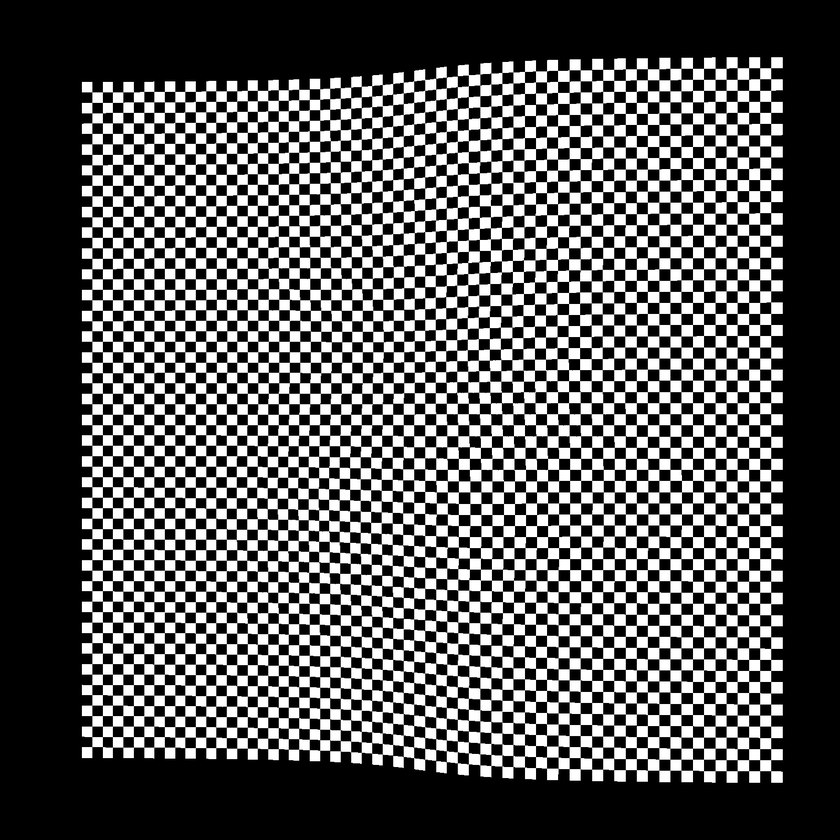
#> input picture TP_photogrammétrie_construction_Modèle_Numerique_Terrain/Codes/img2.png, 840 x 840 px, shrunk from 1600 x 1600 before the run
$ python traitementImg.py
#> lines starting #> are read from the running program, lines starting #| are printed output that depends on the picture
### TP_photogrammétrie_construction_Modèle_Numerique_Terrain/Codes/image.py

def blur(img):
    imgBL = moyY(moyX(img))
    nbSmooth = 5
    for i in range(nbSmooth):
        imgBL = moyY(moyX(imgBL))

    return imgBL


def derivX(img):
    NrI = len(img[:,0,0])
    imgBdxL = img*0.0

    imgBdx = img[:,2:NrI,:] - img[:,0:(NrI-2),:]
    imgBdxL[:,1:(NrI-1),:] = imgBdx


    return imgBdxL

def derivY(img):
    NrI = len(img[:,0,0])
    imgBdyL = img*0.0

    imgBdy = img[2:NrI,:,:] - img[0:(NrI-2),:,:]
    imgBdyL[1:(NrI-1),:,:] = imgBdy

    return imgBdyL

def moyX(img):
    NrI = len(img[:,0,0])
    imgBmxL = img*0.0

    imgBmx = img[:,2:NrI,:] + img[:,1:(NrI-1),:]*2 + img[:,0:(NrI-2),:]
    imgBmxL[:,1:(NrI-1),:] = imgBmx

    return imgBmxL

def moyY(img):
    NrI = len(img[:,0,0])
    imgBmyL = img*0.0

    imgBmy = img[2:NrI,:,:] + img[1:(NrI-1),:,:]*2 + img[0:(NrI-2),:,:]
    imgBmyL[1:(NrI-1),:,:] = imgBmy


    return imgBmyL


# [18 lines left out: functions moyFX, moyFY, not called in this run]


### TP_photogrammétrie_construction_Modèle_Numerique_Terrain/Codes/traitementImg.py
#!/usr/bin/python3
#-*- coding: utf-8 -*-

import numpy as np
import matplotlib.image as mpimg
from scipy import spatial
from operator import itemgetter
import os
import image as imag
import time


os.chdir('/home/bauc/Vidéos/CodesTP1/Codes')
def addToList(maList,maListN,ele):
    tol = 10 # 10 pixel

    if (len(maList) > 0):
        tree = spatial.KDTree(maList)
        [dist,ind] = tree.query(ele)

        if dist < tol:
            Nn = maListN[ind]
            res = (maList[ind]*(Nn)*1.0 + ele) / (Nn+1)
            maList[ind] = res
            maListN[ind] = Nn+1
        else:
            maList.append(ele)
            maListN.append(1.0)
    else:
        maList.append(ele)
        maListN.append(1.0)

start = time.time()
print("Debut programme")
####################################################
## Lecture du fichier image
img = mpimg.imread("img2.png")
#> img is the input picture: shape (840, 840, 4) float32; mean R, G, B, A 0.348, 0.348, 0.348, 1
img = img*255
img = img.astype(float)
img = img[:,:,0:3]
#> img: shape (840, 840, 3) float64

imgB = img[:,:,:]*1.0
####################################################

####################################################
## Traitement image (detecteur de Harris)
imgBdxL = imag.moyY(imag.derivX(imgB))
#> in derivX, `NrI = len(img[:,0,0])`: NrI = 840
#> in derivX, `imgBdxL = img*0.0`: imgBdxL: shape (840, 840, 3) float64; every value is 0
#> in derivX, `imgBdxL[:,1:(NrI-1),:] = imgBdx`:
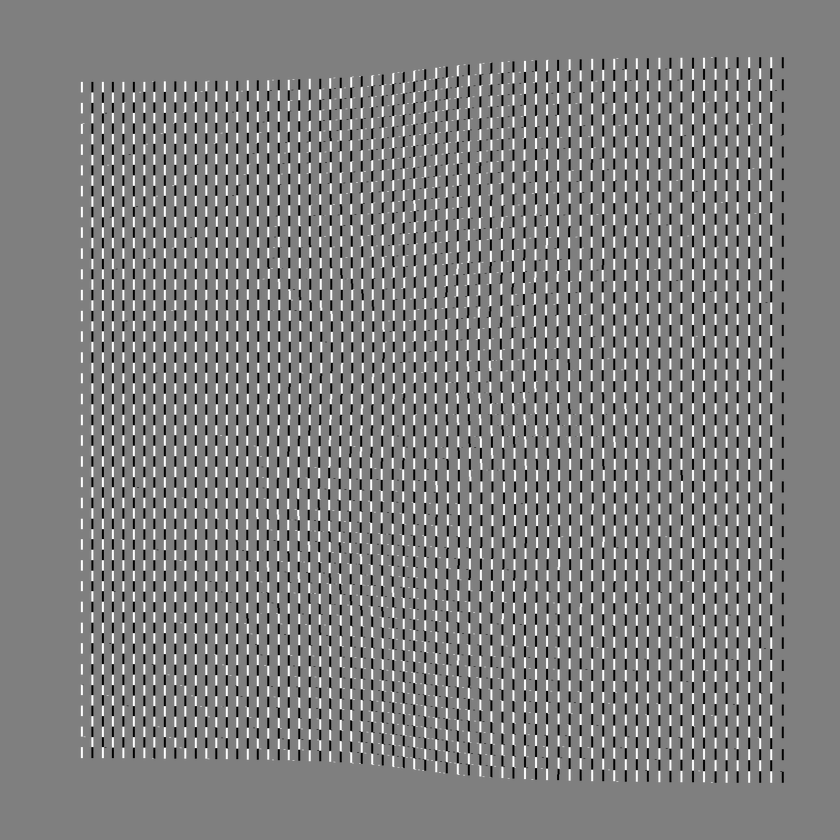
#> imgBdxL: shape (840, 840, 3) float64; min -255, max 255, mean 0; drawn with min black and max white
#> in moyY, `imgBmyL = img*0.0`: imgBmyL: shape (840, 840, 3) float64; every value is 0
Ix2 = imgBdxL * imgBdxL

imgBdyL = imag.moyX(imag.derivY(imgB))
#> in derivY, `imgBdyL[1:(NrI-1),:,:] = imgBdy`:
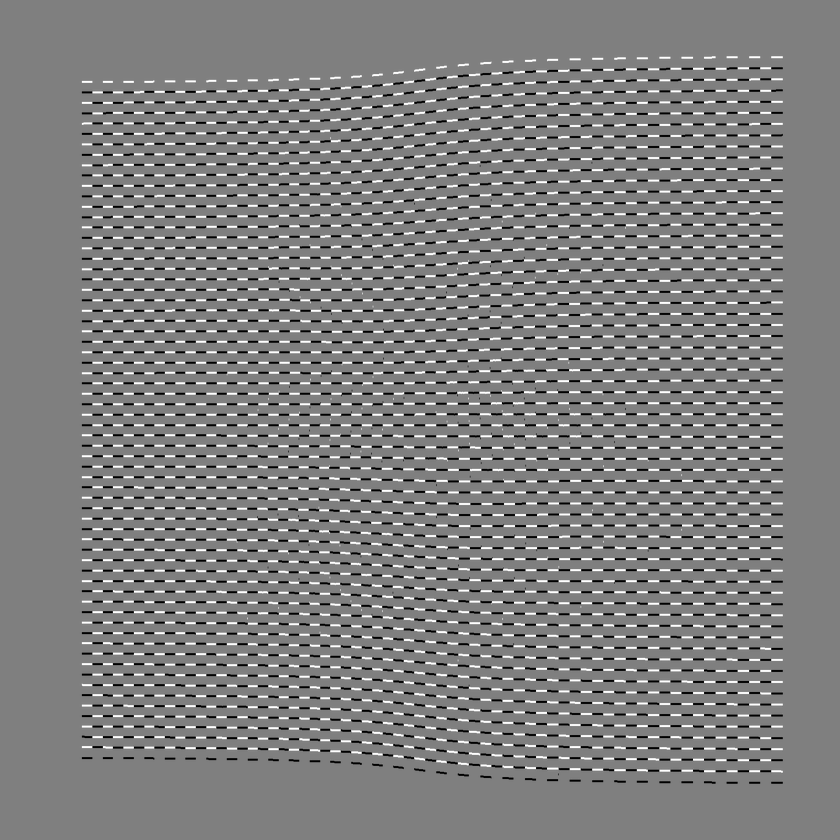
#> imgBdyL: shape (840, 840, 3) float64; min -255, max 255, mean 0; drawn with min black and max white
#> in moyX, `imgBmxL = img*0.0`: imgBmxL: shape (840, 840, 3) float64; every value is 0
Iy2 = imgBdyL * imgBdyL

Ixy = imgBdxL * imgBdyL


Ix2BL = imag.blur(Ix2)
#> the loop in blur, `for i in range(nbSmooth):` made 5 passes
#> pass 1, in moyX (call 3), `imgBmx = img[:,2:NrI,:] + img[:,1:(NrI-1),:]*2 + img[:,0:(NrI-2),:]`:
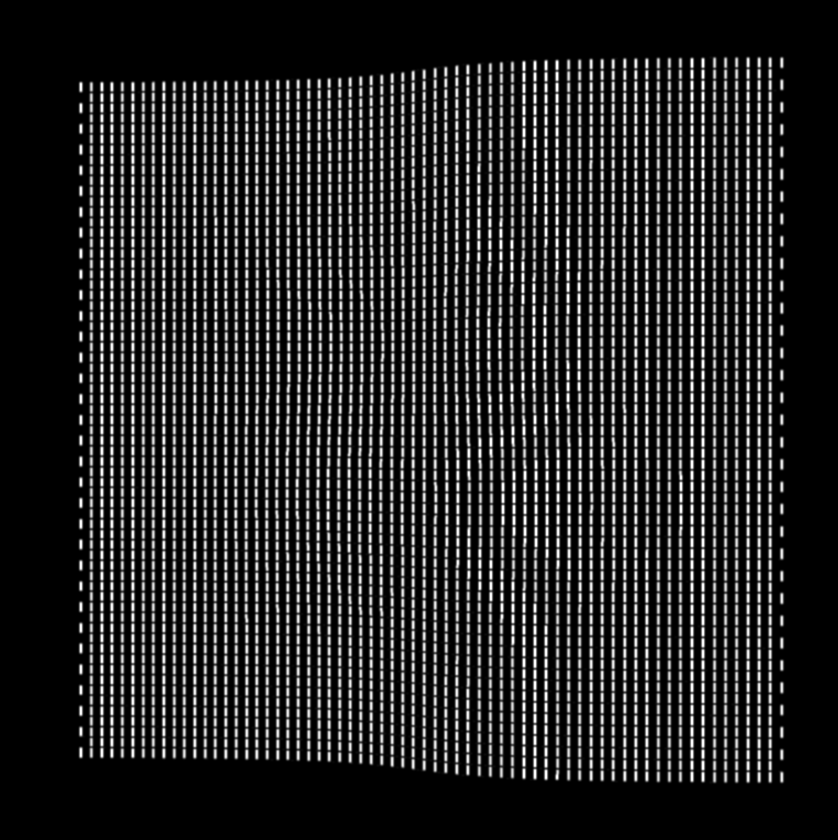
#> imgBmx: shape (840, 838, 3) float64; min 0, max 38197604, mean 5806084.2; drawn with min black and max white
Iy2BL = imag.blur(Iy2)
#> in moyY (call 8), `imgBmyL[1:(NrI-1),:,:] = imgBmy`:
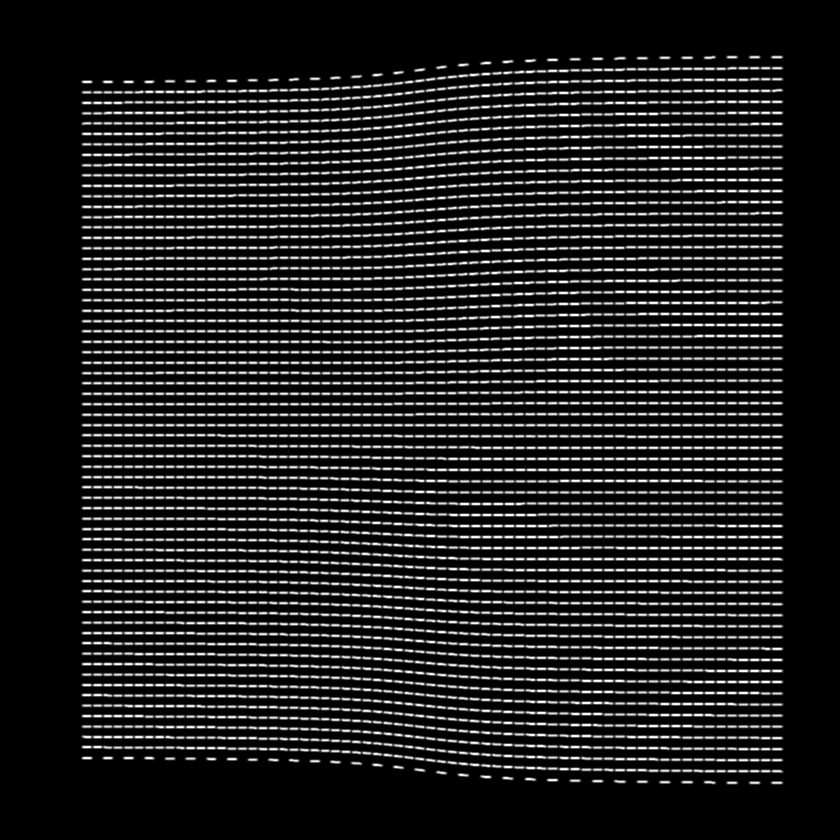
#> imgBmyL: shape (840, 840, 3) float64; min 0, max 11594540, mean 1451485.4; drawn with min black and max white
#> after the loop in blur (call 2), `for i in range(nbSmooth):`:
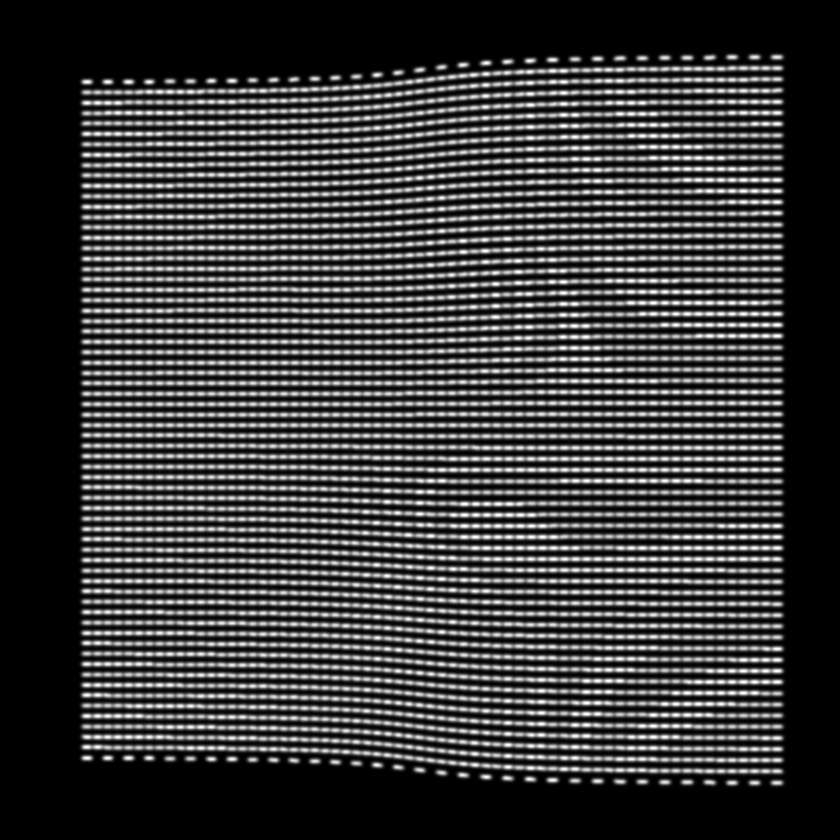
#> imgBL: shape (840, 840, 3) float64; min 0, max 6.59e+12, mean 1.52e+12; drawn with min black and max white
IxyBL = imag.blur(Ixy)
#> in moyX (call 14), `imgBmxL = img*0.0`: imgBmxL: shape (840, 840, 3) float64; every value is 0
#> in moyY (call 14), `imgBmyL = img*0.0`: imgBmyL: shape (840, 840, 3) float64; every value is 0


imgHH = Ix2BL*Iy2BL - IxyBL*IxyBL - 0.0*(Ix2BL+Iy2BL)*(Ix2BL+Iy2BL)
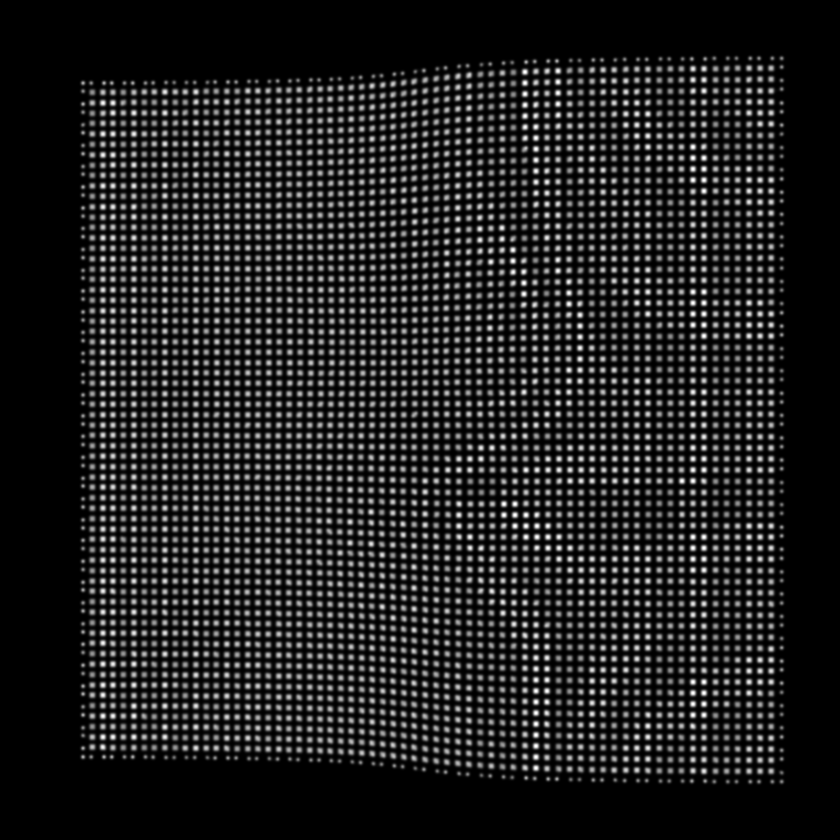
#> imgHH: shape (840, 840, 3) float64; min 0, max 1.91e+25, mean 2.49e+24; drawn with min black and max white

maxHH = np.max(imgHH[:,:,0])
#> maxHH = 1.91e+25
minHH = np.min(imgHH[:,:,0])
#> minHH = 0
imgHH = ((imgHH+minHH)/(maxHH-minHH))*255

listCorner = []

listPtsPixBl = []
imgHHnew = imgHH*0.0
for i,ll in enumerate(imgHH):
    for j,cc in enumerate(ll):
        valll = 120
        if ( (cc[0] < valll) or (imgHH[i-1,j,0] < valll) or (imgHH[i+1,j,0] < valll) or (imgHH[i,j-1,0] < valll) or (imgHH[i,j+1,0] < valll) or (imgHH[i-1,j-1,0] < valll) or (imgHH[i+1,j-1,0] < valll) or (imgHH[i-1,j+1,0] < valll) or (imgHH[i+1,j+1,0] < valll) ):
            imgHHnew[i,j,:] = [0,0,0]
        else:
            listPtsPixBl.append(np.array([i*1.0,j*1.0]))
            imgHHnew[i,j,:] = [255,255,255]
#> after the loop, listPtsPixBl = 12490 pairs, first value 67 to 771, second value 91 to 771

imgHH = imgHHnew*1.0

## Ecriture image obtenu avec detecteur de Harris :
mpimg.imsave("img2Corner.png", imgHH.astype(np.uint8))
print("Fin detecteur Harris")
####################################################


####################################################
## Conversion points en coordonnees
listPtsPix = []
listPtsPixN = []
print("Groupe Pix Bl debut",len(listPtsPixBl))
#| Groupe Pix Bl debut 12490

si = len(listPtsPixBl)
#> si = 12490
for j,e in enumerate(listPtsPixBl):
    if (j%100 == 0):
        print(j," / ",si)
        #print len(listPtsPix)
    addToList(listPtsPix,listPtsPixN,e)
#> this loop made 12490 passes
#> (dist in addToList, ind in addToList, Nn in addToList, res in addToList) on passes 3, 5, 7: (1, 1, 1, [67, 748.5]), (1, 2, 1, [67, 759.5]), (1, 3, 1, [67, 770.5])
#| 0  /  12490
#| 100  /  12490
#| 200  /  12490
#| 300  /  12490
#| 400  /  12490
#| 500  /  12490
#| 600  /  12490
#| 700  /  12490
#> (further printed lines are left out)
print("Groupe Pix Bl fin")

print("Len listPtsPix",len(listPtsPix))
#| Len listPtsPix 3332


# Conversion des pixel en coordonnees :
NrI = len(imgHH[:,0,0])
#> NrI = 840
listPts = []
scale = 20.0
for e in listPtsPix:
    px = e
    x = px[1]/(NrI*scale) - 0.5 / (scale)
    y = px[0]/(NrI*scale) - 0.5 / (scale)

    listPts.append(np.array([x,y]))
#> this loop made 3332 passes
#> (px, x, y) on passes 1 to 3: ([67.5, 737], 0.0189, -0.021), ([67.5, 748.5], 0.0196, -0.021), ([67.5, 759.5], 0.0202, -0.021)
#> after the loop, listPts = 3332 pairs, first value -0.0196 to 0.0209, second value -0.021 to 0.0209


print(len(listPts))
#| 3332
nnPts = int(np.sqrt(len(listPts)))
#> nnPts = 57

FinalList = []
sortedList = sorted(listPts, key=itemgetter(0))
#> sortedList has the same summary as listPts
for i in range(nnPts):
    sortedListTmp = sortedList[i*nnPts:(i+1)*nnPts]
    sortedListTmp = sorted(sortedListTmp, key=itemgetter(1))

    for e in sortedListTmp:
        FinalList.append(e)
#> after the loop, FinalList = 3249 pairs, first value -0.0196 to 0.0202, second value -0.021 to 0.0209

print(len(FinalList))
#| 3249
np.savetxt('PtImg2.data',FinalList)
####################################################

print("Fin programme")
end = time.time()
print(f"Temps d'exécution : {end - start:.6f} secondes")
